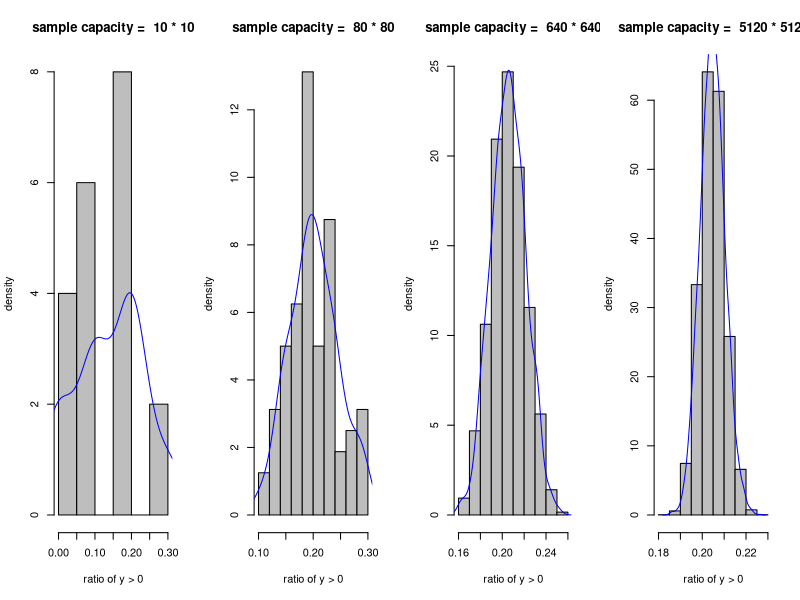

Source code (R):
n = 10
par(mfrow = c(1,4))
for(i in 1:4){
  y <- vector()
  for(j in 1:n){
    z <- rt(n, df = 2.33)
    y[j] <- sum(z>1)/n
  }
  hist(y, xlab = 'ratio of y > 0', ylab = 'density', main = paste('sample capacity = ', n, '*', n), prob = T, col = 'grey')
  lines(density(y), col = 'blue')
  n <- n*8
}